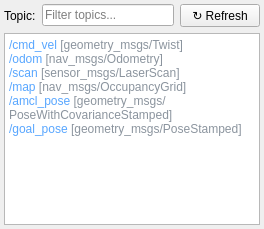
          <widget class="QWidget" name="tab_topics">
           <attribute name="title"><string>📡 ROS2 Topics</string></attribute>
           <layout class="QVBoxLayout">
            <property name="leftMargin"><number>4</number></property>
     <property name="topMargin"><number>4</number></property>
     <property name="rightMargin"><number>4</number></property>
     <property name="bottomMargin"><number>4</number></property>
            <item>
             <layout class="QHBoxLayout">
              <item>
               <widget class="QLabel"><property name="text"><string>Topic:</string></property></widget>
              </item>
              <item>
               <widget class="QLineEdit" name="edit_topic_filter">
                <property name="placeholderText"><string>Filter topics...</string></property>
               </widget>
              </item>
              <item>
               <widget class="QPushButton" name="btn_refresh_topics">
                <property name="text"><string>↻ Refresh</string></property>
                <property name="maximumWidth"><number>80</number></property>
               </widget>
              </item>
             </layout>
            </item>
            <item>
             <widget class="QTextEdit" name="text_topics">
              <property name="readOnly"><bool>true</bool></property>
              <property name="html">
               <string>&lt;span style='color:#58a6ff'&gt;/cmd_vel&lt;/span&gt; &lt;span style='color:#8b949e'&gt;[geometry_msgs/Twist]&lt;/span&gt;&lt;br&gt;
&lt;span style='color:#58a6ff'&gt;/odom&lt;/span&gt; &lt;span style='color:#8b949e'&gt;[nav_msgs/Odometry]&lt;/span&gt;&lt;br&gt;
&lt;span style='color:#58a6ff'&gt;/scan&lt;/span&gt; &lt;span style='color:#8b949e'&gt;[sensor_msgs/LaserScan]&lt;/span&gt;&lt;br&gt;
&lt;span style='color:#58a6ff'&gt;/map&lt;/span&gt; &lt;span style='color:#8b949e'&gt;[nav_msgs/OccupancyGrid]&lt;/span&gt;&lt;br&gt;
&lt;span style='color:#58a6ff'&gt;/amcl_pose&lt;/span&gt; &lt;span style='color:#8b949e'&gt;[geometry_msgs/PoseWithCovarianceStamped]&lt;/span&gt;&lt;br&gt;
&lt;span style='color:#58a6ff'&gt;/goal_pose&lt;/span&gt; &lt;span style='color:#8b949e'&gt;[geometry_msgs/PoseStamped]&lt;/span&gt;</string>
              </property>
             </widget>
            </item>
           </layout>
          </widget>
